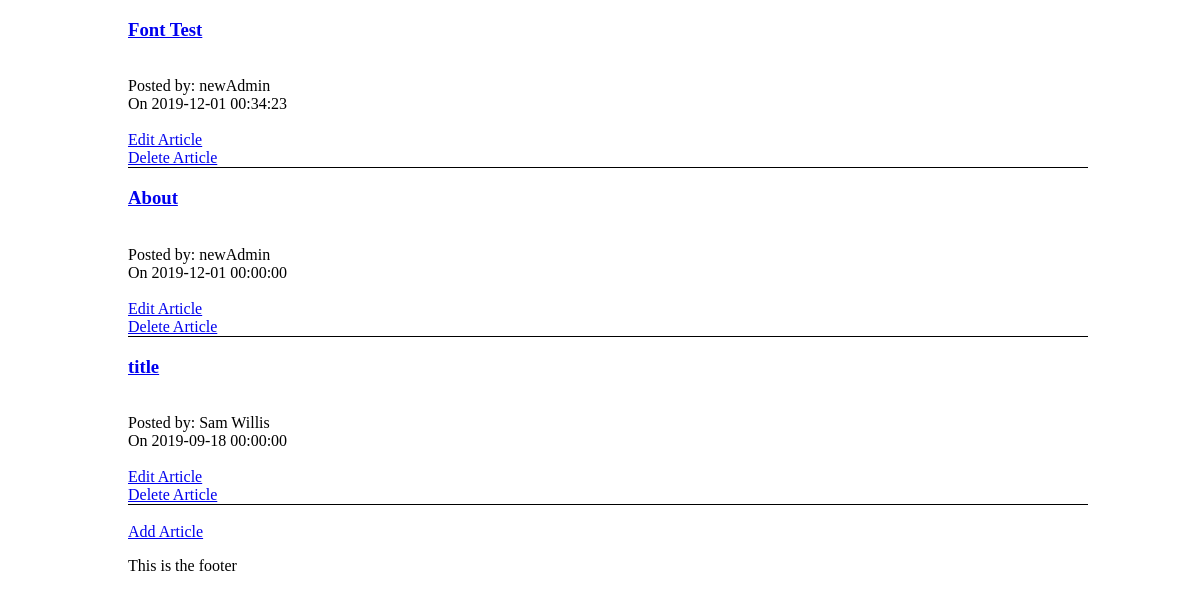
/news.php (signed in), run on the app's committed database.
### tables this page shows
CREATE TABLE IF NOT EXISTS `articles` (
  `poster` varchar(100) NOT NULL,
  `created` datetime NOT NULL,
  `title` varchar(255) NOT NULL,
  `content` mediumtext NOT NULL,
  `post_id` int(11) NOT NULL AUTO_INCREMENT,
  PRIMARY KEY (`post_id`)
);

### db_connect.php (called while the page is built, shortened)
<?php
    function isAdmin(){
        if (isset($_SESSION["role"])) {
            if ($_SESSION["role"] == "admin") {
                return true;
            }else{
                return false;
            }
        }
    }
?>

### news.php (the view)
<?php
include("header.php");
include("db_connect.php");
echo "<div class='news-articles'>";
$sql = "SELECT * FROM articles ORDER BY created DESC";
$result = $conn->query($sql);
while($row = $result->fetch_assoc()){
    echo "<div class='news_article'><h3><a href='article.php?id=" . $row["post_id"] . "'>" . $row["title"] . "</a></h3><br>Posted by: " . $row["poster"] . "<br>On " . $row["created"] . "<br>";
    if(isAdmin()){
        echo " <br><a href='edit_article.php?id=" . $row["post_id"] . "'>Edit Article</a>";
        echo "<br><a href='delete_article.php?id=" . $row["post_id"] . "'>Delete Article</a></div>";
    }
}
echo "<div>";
echo "<br><a href='add_article.php'>Add Article</a> ";
include("footer.php");
?>

### css/style.css (style rules this page uses)
html { width:80%; margin:auto; }
body { width:100%; background-color: #fff }
.news_article { border-bottom: 1px solid black; }

### data on the page
articles: title "Font Test", poster "newAdmin", created "2019-12-01 00:34:23"
articles: title "About", poster "newAdmin", created "2019-12-01 00:00:00"
articles: title "title", poster "Sam Willis", created "2019-09-18 00:00:00"
